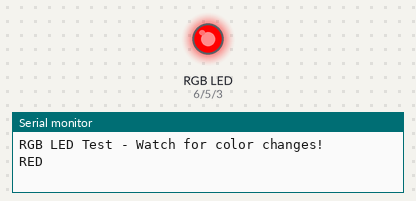
The sketch below on a simulated Arduino Uno, built with avr-gcc and run on an emulated ATmega328P. Parts: an RGB LED mixed from three pins (HIGH = lit), the last lines printed to the serial monitor.

Above: at 0.5 s.
At 2.5 s:
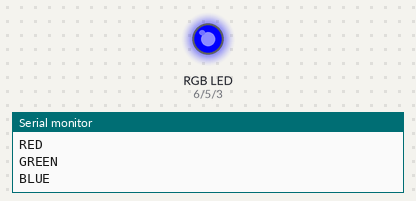
At 3.5 s:
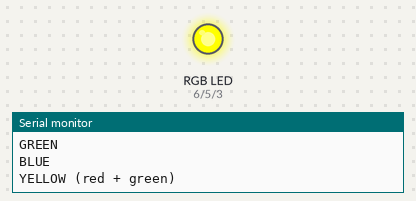
At 4.5 s:
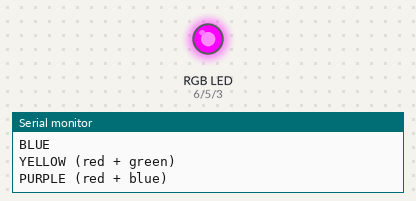
At 6.5 s:
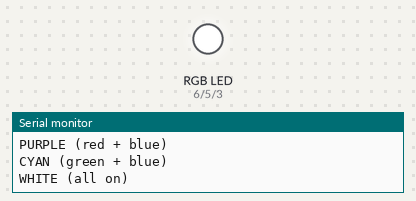
At 9.0 s:
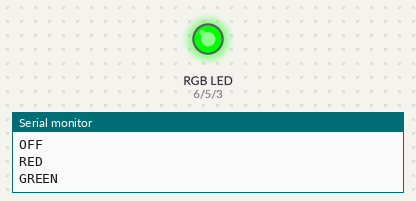
Timing chart, 0 to 9.8 s (numbered marks = the images above):
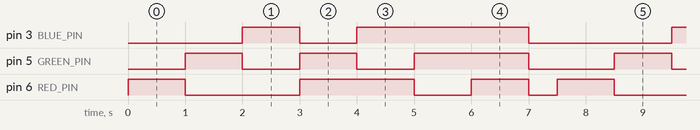

The sketch:

rgb_test.ino
```cpp
/*
 * RGB LED Test - Cycles through colors to verify wiring
 * Red = Pin 6, Green = Pin 5, Blue = Pin 3
 */

#define RED_PIN   6
#define GREEN_PIN 5
#define BLUE_PIN  3

void setColor(int r, int g, int b) {
  analogWrite(RED_PIN, r);
  analogWrite(GREEN_PIN, g);
  analogWrite(BLUE_PIN, b);
}

void setup() {
  pinMode(RED_PIN, OUTPUT);
  pinMode(GREEN_PIN, OUTPUT);
  pinMode(BLUE_PIN, OUTPUT);
  Serial.begin(9600);
  Serial.println("RGB LED Test - Watch for color changes!");
}

void loop() {
  Serial.println("RED");
  setColor(255, 0, 0);
  delay(1000);

  Serial.println("GREEN");
  setColor(0, 255, 0);
  delay(1000);

  Serial.println("BLUE");
  setColor(0, 0, 255);
  delay(1000);

  Serial.println("YELLOW (red + green)");
  setColor(255, 255, 0);
  delay(1000);

  Serial.println("PURPLE (red + blue)");
  setColor(255, 0, 255);
  delay(1000);

  Serial.println("CYAN (green + blue)");
  setColor(0, 255, 255);
  delay(1000);

  Serial.println("WHITE (all on)");
  setColor(255, 255, 255);
  delay(1000);

  Serial.println("OFF");
  setColor(0, 0, 0);
  delay(500);
}
```

Measured:
- by itself, pin 3 (BLUE_PIN): repeats every 7.5 s: LOW 1.0 s, HIGH 3.0 s, LOW 2.5 s, HIGH 1.0 s
- by itself, pin 5 (GREEN_PIN): repeats every 7.5 s: LOW 1.0 s, HIGH 1.0 s, LOW 1.0 s, HIGH 2.0 s, LOW 1.5 s, HIGH 1.0 s
- by itself, pin 6 (RED_PIN): repeats every 7.5 s: LOW 2.0 s, HIGH 2.0 s, LOW 1.0 s, HIGH 1.0 s, LOW 0.50 s, HIGH 1.0 s
